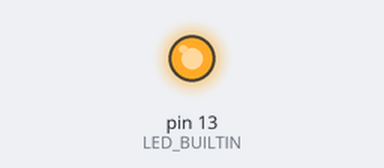
Simulated run of this sketch. Board: Arduino Uno, built with avr-gcc and run on an emulated ATmega328P. Shown: output pins drawn as LEDs (lit = HIGH).

Above: at 1.5 s.
At 5.5 s:
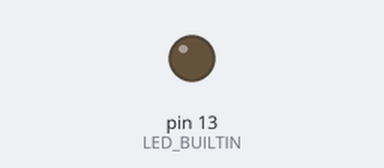
Timing chart, 0 to 10.4 s (numbered marks = the images above):
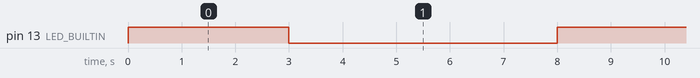

Measured:
- by itself, pin 13 (LED_BUILTIN): alternates HIGH for 3.0 s and LOW for 5.0 s

The sketch:

J_Pedro.ino
```cpp
void setup() {
  pinMode(LED_BUILTIN, OUTPUT);
}

void loop() {
  digitalWrite(LED_BUILTIN, HIGH);
  delay(3000);
  digitalWrite(LED_BUILTIN, LOW);
  delay(5000);
}
```
